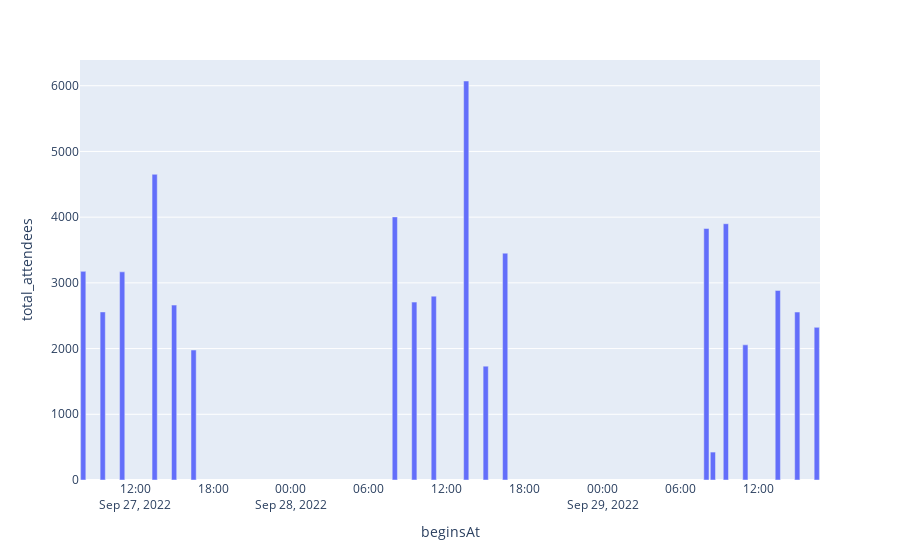

Source (notebook cell):
### Markdown cell above
# Attendees per day and hour

### Code cell
attendees_per_day = df_records.copy()
attendees_per_day["beginsAt"] = pd.to_datetime(attendees_per_day["beginsAt"])
attendees_per_day.groupby(['beginsAt'])['total_attendees'].sum().reset_index().plot(x="beginsAt", y="total_attendees", kind="bar")

### Figure 1 — Plotly figure (JSON) as saved in the notebook; plotly's stock layout.template omitted (floating-point values rounded to 4 significant figures)
{"data": [{"alignmentgroup": "True", "hovertemplate": "beginsAt=%{x}<br>total_attendees=%{y}<extra></extra>", "legendgroup": "", "marker": {"color": "#636efa", "pattern": {"shape": ""}}, "name": "", "offsetgroup": "", "orientation": "v", "showlegend": false, "textposition": "auto", "type": "bar", "x": ["2022-09-27T08:00:00", "2022-09-27T09:30:00", "2022-09-27T11:00:00", "2022-09-27T13:30:00", "2022-09-27T15:00:00", "2022-09-27T16:30:00", "2022-09-28T08:00:00", "2022-09-28T09:30:00", "2022-09-28T11:00:00", "2022-09-28T13:30:00", "2022-09-28T15:00:00", "2022-09-28T16:30:00", "2022-09-29T08:00:00", "2022-09-29T08:30:00", "2022-09-29T09:30:00", "2022-09-29T11:00:00", "2022-09-29T13:30:00", "2022-09-29T15:00:00", "2022-09-29T16:30:00"], "xaxis": "x", "y": [3175, 2558, 3168, 4652, 2662, 1978, 4004, 2707, 2798, 6072, 1732, 3452, 3827, 425, 3900, 2057, 2885, 2556, 2323], "yaxis": "y"}], "layout": {"barmode": "relative", "legend": {"tracegroupgap": 0}, "margin": {"t": 60}, "xaxis": {"anchor": "y", "domain": [0, 1], "title": {"text": "beginsAt"}}, "yaxis": {"anchor": "x", "domain": [0, 1], "title": {"text": "total_attendees"}}}}
